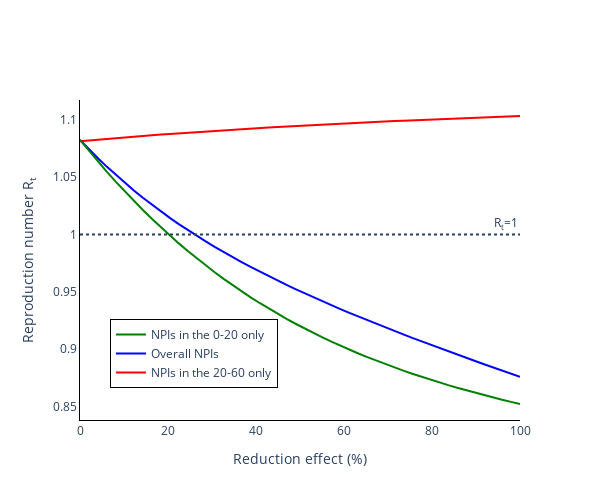

Notebook source saved alongside this figure:
### Code cell
fig = go.Figure()

# Plot of incidences
fig.add_trace(
    go.Scatter(
        x=(100*np.linspace(0, 1)).tolist(),
        y=simple_wrong_target_red,
        name='NPIs in the 20-60 only',
        line_color = 'red'
    )
)

fig.add_trace(
    go.Scatter(
        x=(100*np.linspace(0, 1)).tolist(),
        y=simple_overall_red,
        name='Overall NPIs',
        line_color = 'blue'
    )
)

fig.add_trace(
    go.Scatter(
        x=(100*np.linspace(0, 1)).tolist(),
        y=simple_target_red,
        name='NPIs in the 0-20 only',
        line_color = 'green'
    )
)

fig.add_hline(
    y=1, line_dash='dot',
    annotation_text='R<sub>t</sub>=1', fillcolor='black',
    annotation_position='top right')

# Add axis labels
fig.update_layout(
    boxmode='group',
    width=600,
    height=500,
    plot_bgcolor='white',
    xaxis=dict(
        title='Reduction effect (%)',
        linecolor='black'),
    yaxis=dict(
        title='Reproduction number R<sub>t</sub>',
        linecolor='black'),
    legend=dict(
        traceorder='reversed',
        yanchor="bottom",
        y=0.1,
        xanchor="right",
        x=0.45,
        bordercolor="Black", 
        borderwidth=1
    ))

fig.write_image('images/Reduction_comparison_effects_simple_realistic.pdf')
fig.show()

### Figure 1 — Plotly figure (JSON) as saved in the notebook; plotly's stock layout.template omitted (floating-point values rounded to 4 significant figures)
{"data": [{"line": {"color": "red"}, "name": "NPIs in the 20-60 only", "type": "scatter", "x": [0, 2.041, 4.082, 6.122, 8.163, 10.2, 12.24, 14.29, 16.33, 18.37, 20.41, 22.45, 24.49, 26.53, 28.57, 30.61, 32.65, 34.69, 36.73, 38.78, 40.82, 42.86, 44.9, 46.94, 48.98, 51.02, 53.06, 55.1, 57.14, 59.18, 61.22, 63.27, 65.31, 67.35, 69.39, 71.43, 73.47, 75.51, 77.55, 79.59, 81.63, 83.67, 85.71, 87.76, 89.8, 91.84, 93.88, 95.92, 97.96, 100], "y": [1.081, 1.082, 1.082, 1.083, 1.084, 1.084, 1.085, 1.086, 1.086, 1.087, 1.087, 1.088, 1.089, 1.089, 1.09, 1.09, 1.091, 1.091, 1.092, 1.092, 1.093, 1.093, 1.094, 1.094, 1.094, 1.095, 1.095, 1.096, 1.096, 1.096, 1.097, 1.097, 1.098, 1.098, 1.098, 1.099, 1.099, 1.099, 1.1, 1.1, 1.1, 1.101, 1.101, 1.101, 1.102, 1.102, 1.102, 1.103, 1.103, 1.103]}, {"line": {"color": "blue"}, "name": "Overall NPIs", "type": "scatter", "x": [0, 2.041, 4.082, 6.122, 8.163, 10.2, 12.24, 14.29, 16.33, 18.37, 20.41, 22.45, 24.49, 26.53, 28.57, 30.61, 32.65, 34.69, 36.73, 38.78, 40.82, 42.86, 44.9, 46.94, 48.98, 51.02, 53.06, 55.1, 57.14, 59.18, 61.22, 63.27, 65.31, 67.35, 69.39, 71.43, 73.47, 75.51, 77.55, 79.59, 81.63, 83.67, 85.71, 87.76, 89.8, 91.84, 93.88, 95.92, 97.96, 100], "y": [1.082, 1.074, 1.066, 1.059, 1.052, 1.045, 1.038, 1.032, 1.026, 1.02, 1.014, 1.009, 1.004, 0.9987, 0.9939, 0.9892, 0.9846, 0.9802, 0.9759, 0.9717, 0.9677, 0.9637, 0.9598, 0.956, 0.9524, 0.9487, 0.9452, 0.9417, 0.9383, 0.935, 0.9317, 0.9284, 0.9253, 0.9221, 0.919, 0.9159, 0.9129, 0.9099, 0.907, 0.904, 0.9011, 0.8983, 0.8954, 0.8926, 0.8898, 0.887, 0.8842, 0.8815, 0.8787, 0.876]}, {"line": {"color": "green"}, "name": "NPIs in the 0-20 only", "type": "scatter", "x": [0, 2.041, 4.082, 6.122, 8.163, 10.2, 12.24, 14.29, 16.33, 18.37, 20.41, 22.45, 24.49, 26.53, 28.57, 30.61, 32.65, 34.69, 36.73, 38.78, 40.82, 42.86, 44.9, 46.94, 48.98, 51.02, 53.06, 55.1, 57.14, 59.18, 61.22, 63.27, 65.31, 67.35, 69.39, 71.43, 73.47, 75.51, 77.55, 79.59, 81.63, 83.67, 85.71, 87.76, 89.8, 91.84, 93.88, 95.92, 97.96, 100], "y": [1.082, 1.073, 1.063, 1.054, 1.046, 1.037, 1.029, 1.021, 1.014, 1.006, 0.9991, 0.9922, 0.9855, 0.9791, 0.9729, 0.967, 0.9612, 0.9557, 0.9504, 0.9452, 0.9403, 0.9355, 0.9309, 0.9265, 0.9222, 0.9181, 0.9141, 0.9103, 0.9066, 0.903, 0.8996, 0.8963, 0.8931, 0.89, 0.887, 0.8841, 0.8813, 0.8787, 0.876, 0.8735, 0.8711, 0.8687, 0.8665, 0.8642, 0.8621, 0.86, 0.858, 0.8561, 0.8542, 0.8523]}], "layout": {"annotations": [{"showarrow": false, "text": "R<sub>t</sub>=1", "x": 1, "xanchor": "right", "xref": "x domain", "y": 1, "yanchor": "bottom", "yref": "y"}], "boxmode": "group", "height": 500, "legend": {"bordercolor": "Black", "borderwidth": 1, "traceorder": "reversed", "x": 0.45, "xanchor": "right", "y": 0.1, "yanchor": "bottom"}, "plot_bgcolor": "white", "shapes": [{"fillcolor": "black", "line": {"dash": "dot"}, "type": "line", "x0": 0, "x1": 1, "xref": "x domain", "y0": 1, "y1": 1, "yref": "y"}], "width": 600, "xaxis": {"linecolor": "black", "title": {"text": "Reduction effect (%)"}}, "yaxis": {"linecolor": "black", "title": {"text": "Reproduction number R<sub>t</sub>"}}}}
